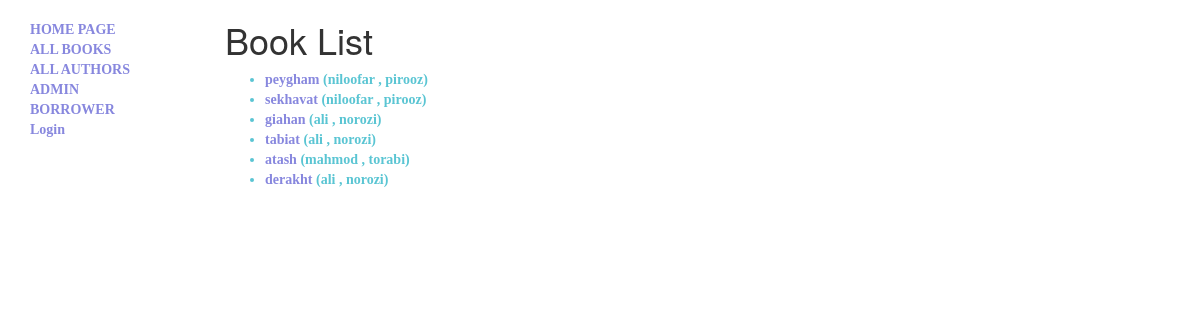
/catalog/books/, run on the app's committed database.
### catalog/models.py (models this page shows, shortened)
class Book ( models.Model ):
    title     =    models.CharField ( max_length= 100 , help_text= 'titles book' )
    author    =    models.ForeignKey ( 'Author' , on_delete= models.SET_NULL , null= True )
    summary   =    models.TextField ( max_length= 1000 , help_text= 'summarys book' )
    isbn      =    models.CharField ( max_length= 13 , help_text= 'isbn book' )
    genre     =    models.ManyToManyField ( 'Genre' , help_text= 'genres book' )
    def get_absolute_url ( self ):
        return ( reverse ( 'catalog:book-detail', args= [str( self.id )] ) )

class Author ( models.Model ):
    first_name  =    models.CharField ( max_length= 100 , help_text= 'first name' )
    last_name   =    models.CharField ( max_length= 100 , help_text= 'last name' )
    birth_day   =    models.DateField ( null= True , blank= True )
    death_day   =    models.DateField ( null= True , blank= True )
    def __str__(self):
        return '%s , %s' % ( self.first_name , self.last_name )

### catalog/views.py (the view)
class BookListView ( generic.ListView ):
    model = models.Book
    template_name = 'catalog/book_list.html'

### catalog/templates/catalog/book_list.html
{% extends 'catalog/base_generic.html' %}
{% block content %}
    <h1>Book List</h1>
    {% if book_list %}
    <ul>
        {% for book in book_list %}
            <li>
                <a href="{{ book.get_absolute_url }}">{{book.title}} </a>({{book.author}})
            </li>
        {% endfor %}
    </ul>
    {% else %}
        <p>no book in library</p>
    {% endif %}
{% endblock %}

### catalog/templates/catalog/base_generic.html (style rules this page uses)
li { color: rgb(90, 197, 211); font-family: 'Franklin Gothic Medium'; font-weight: bold; }
a { color: rgb(135, 135, 222); font-family: 'Franklin Gothic Medium'; font-weight: bold; }

### data on the page
Book: title "peygham", author "niloofar , pirooz"
Book: title "sekhavat", author "niloofar , pirooz"
Book: title "giahan", author "ali , norozi"
Book: title "tabiat", author "ali , norozi"
Book: title "atash", author "mahmod , torabi"
Book: title "derakht", author "ali , norozi"
